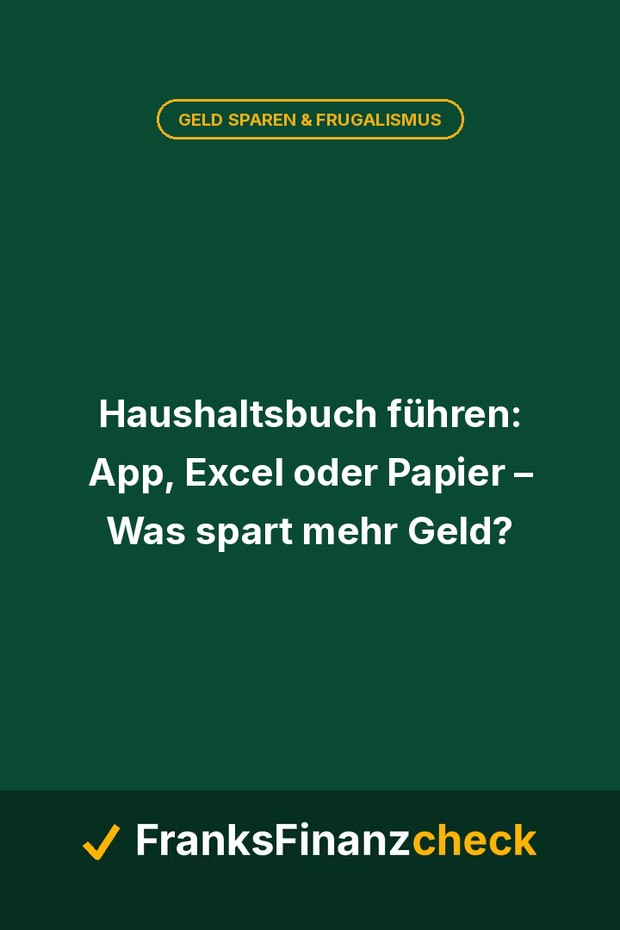
#> input picture images/covers/avif/2026-08-21-haushaltsbuch-fuehren-app-excel-oder-papier.jpg, 620 x 930 px, found by its file name
$ python -i image_optimizer.py   (imports and definitions only)
#> lines starting #> are read from the running program, lines starting #| are printed output that depends on the picture
### scripts/ki_provenienz.py
#!/usr/bin/env python3
"""KI-Provenienz – eine Wahrheit, alle Kanäle (#1028, Frist 02.12.2026).

WARUM DIESE DATEI EXISTIERT
---------------------------
Die maschinenlesbare Kennzeichnung lag seit dem 05.11.2026 auf vier Kanälen
(HTML-Kopf, schema.org, Bildattribut, IPTC-Feld in der Bilddatei). Die
Nachmessung am 07.11.2026 auf dem gebauten Bestand (406 Seiten) hat gezeigt,
dass die Wache dahinter drei blinde Flecken hatte – und alle drei sind
Deckungsfehler, keine Geschmacksfragen:

  · Das Gate zählte nur `content/posts`. Sechs Ratgeber-Seiten unter
    `content/pillar/` deklarierten `ai-generated-scope: audio`, ohne dass
    irgendeine Regel hinsah (78 von 109 regulären Seiten waren gedeckt).
  · Regel M4 („Kanaltreue") verglich das Meta-Signal gegen EINEN sichtbaren
    Anker: `data-ff-ki-label`, den Text-Hinweis. Die Tonspur hatte keinen
    sichtbaren Anker, weil es keinen gab – 84 Seiten spielten eine
    synthetische Stimme aus, 0 nannten sie beim Namen.
  · Der RSS-Feed, die Quelle des Pinterest-Auto-Publish, verteilte 50 Artikel
    weiter, ohne eine einzige Herkunftsangabe.

Diese Datei ist der gemeinsame Kern aus dem beide Seiten leben: die Wache
(`scripts/ki_provenienz_gate.py`, Regeln M1–M7) und der Selbstheilungs-Lauf
(`.github/workflows/ki-provenienz-wache.yml`). Vokabular, Anker, Pfade und
Heilregeln stehen hier genau einmal – wer einen Kanal anfasst, ändert eine
Datei und nicht drei.

EHRLICHE GRENZE (steht so auch in docs/KI-TRANSPARENZ-ABNAHME.md)
-----------------------------------------------------------------
Art. 50 Abs. 2 KI-VO ist eine Pflicht des ANBIETERS des generativen Systems.
Was hier geprüft und geheilt wird, ist die Betreiberebene: die eigene,
dokumentierte, maschinenlesbare Angabe und ihr sichtbares Gegenstück. Ein
grüner Lauf ist kein Herkunftsbeweis, kein Wasserzeichen, keine C2PA-Signatur
und keine Erfüllung der Anbieterpflicht.

Aufruf (als Bibliothek; CLI lebt im Gate)
-----------------------------------------
    from ki_provenienz import seiten, signale, kanal_vertrag, heilen
"""
from __future__ import annotations

import hashlib
import json
import os
import re
import subprocess
import sys
from dataclasses import dataclass, field
from datetime import date, datetime, timezone
from html.parser import HTMLParser
from pathlib import Path
from urllib.parse import quote, urljoin, urlsplit

ROOT = Path(__file__).resolve().parents[1]

# --------------------------------------------------------------------------
#  VOKABULAR – genau einmal, für Vorlagen und Wache zugleich
# --------------------------------------------------------------------------

#: Schutzvertrag für die konkret überwachte Bestandsfrist. Eine Änderung der
#: Rechtslage verlangt eine bewusste gemeinsame Anpassung des Kalenders.
FRIST_ID = "ki-vo-kennzeichnung-bestand"
FRIST_DATUM = "2026-12-02"

#: Reihenfolge ist Vertrag: `delimit` im Template erzeugt „text,image,audio".
MODALITAETEN = ("text", "image", "audio")

#: Sichtbarer Anker je Modalität im gebauten HTML. Fehlt der Anker, ist die
#: Modalität maschinenlesbar deklariert, aber für Menschen unsichtbar – genau
#: das verbietet Regel M4 (Kanaltreue).
ANKER = {
    "text": "data-ff-ki-label",
    "image": "data-ff-ki-image-label",
    "audio": "data-ff-ki-voice-label",
}

#: Namensraum der Betreiberangabe im Feed. XML-Namensräume sind Bezeichner,
#: keine Adressen; dokumentiert in docs/KI-TRANSPARENZ-ABNAHME.md §3b.
NAMESPACE = "https://franksfinanzcheck.de/ns/ki-provenance/1.0/"
NAMESPACE_KURZ = "ffki"

#: Ergänzende Angaben auf Verbreitungswegen. Sie unterscheiden Zielartikel,
#: dessen Cover und einen separat generierten Pin-Text. Die Präsenz in einem
#: Payload beweist weder eine Anbieter-Markierung noch die Plattformanzeige.
SOCIAL_TEXT = "Zielartikel: mit KI erstellt oder bearbeitet."
SOCIAL_BILD = "Zielartikel-Cover: mit KI erstellt oder bearbeitet."
SOCIAL_PIN = "Pin-Text: mit KI erstellt oder bearbeitet."

#: IPTC-Vokabular für die Bild-Erzeugungsart (dieselbe Liste wie in
#: scripts/ki_bild_markierung.py – dort steht sie als ERLAUBTE_TYPEN).
IPTC_VOKABULAR = "http://cv.iptc.org/newscodes/digitalsourcetype/"

IMPRESSUM = "content/impressum/index.md"
IMPRESSUM_ANKER = "{#ki-hinweis}"
HINWEIS_URL = "impressum/#ki-hinweis"
#: Suchmuster für die Überschrift, die den Anker tragen muss. Bewusst weit
#: („Hinweis zu KI … Inhalten"), weil die Formulierung redaktionell ist – die
#: Heilung soll den Anker wieder anbringen, nicht die Überschrift umtexten.
HINWEIS_UEBERSCHRIFT = re.compile(r"^(#{1,6})\s+(.*Hinweis zu KI.*Inhalten.*?)\s*$")

#: Beide RSS-Vorlagen müssen bytgleich bleiben (Hugo zieht je Version die
#: eine oder andere). Regel M7 prüft das, `heilen()` stellt es wieder her.
RSS_QUELLE = "layouts/rss.xml"
RSS_SPIEGEL = "layouts/_default/rss.xml"

#: Die Maschinenlese-Datei für KI-Antwortmaschinen ist ein Erzeugnis des
#: Generators aus dem Live-Bestand (Regel M9): die geprüfte Fassung muss die
#: ausgelieferte sein. Driftet sie – etwa weil Artikel live geschaltet wurden,
#: ohne dass der Generator mitlief – heilt `_llms_heilen()` sie nach.
LLMS_TXT = "static/llms.txt"
LLMS_GENERATOR = "scripts/generate_llms_txt.py"
#: Überschrift des Herkunfts-Abschnitts. Ohne ihn weiß eine Antwortmaschine
#: das Wichtigste nicht (Regel M9, #1028).
LLMS_ABSCHNITT = "KI-Kennzeichnung"
#: Die Angaben, ohne die ein Sprachmodell den Korpus falsch einordnet: Es
#: muss erkennen können, was maschinell entstanden ist, was das NICHT beweist
#: und dass der Zitier-Rahmen weiter gilt. Geprüft wird auf inhaltliche Anker,
#: nicht auf den Wortlaut – der Generator darf den Text umformulieren, aber
#: nicht den Sachverhalt verlieren. Dieselbe Liste ist die Abnahmegrenze der
#: Heilung: Fehlt ein Anker in der frisch erzeugten Fassung, wird sie nicht
#: ausgeliefert, sondern bytegenau zurückgerollt.
LLMS_ANKER = (
    ("ai-generated", "nennt die maschinenlesbare Kennzeichnung nicht"),
    ("DigitalSourceType", "nennt die Erzeugungsart in Bild/Ton nicht"),
    ("Art. 50", "verwechselt Betreiber-Erklärung und Anbieterpflicht"),
    ("kein Herkunftsbeweis", "behauptet mehr, als die Angaben tragen"),
)

LEDGER = "data/ki_provenienz_history.jsonl"
STATE = "data/ki_provenienz_state.json"

BAU = "public"

# Einmal kompiliert, zeilenweise verankert – keine rückverfolgenden Ketten
# auf mehrzeilige Eingaben (Hausregel 6, CLAUDE.md).
_RE_KOPF_ENDE = re.compile(r"^(---|\.\.\.)\s*$")
_RE_ZEILE = re.compile(r"^(\s*)([A-Za-z0-9_.\-]+):\s*(.*?)\s*$")
_RE_LISTE = re.compile(r"^\s+-\s+(.*?)\s*$")
_RE_WERT = re.compile(r"^(true|false)$", re.I)


class WerkzeugFehler(RuntimeError):
    """Ein Messwerkzeug fehlt – die Wache ist blind, nicht „grün"."""


# --------------------------------------------------------------------------
#  Frontmatter: zeilenweise, verschachtelt, ohne Abhängigkeiten
# --------------------------------------------------------------------------

# [67 lines left out: functions kopf_von, kopf_zeilen, kopf_baum, pfad_wert, not called in this run]


def wahr(wert: str | None) -> bool:
    return bool(wert) and _RE_WERT.match(wert) is not None and wert.lower() == "true"


# --------------------------------------------------------------------------
#  Bestand: jede reguläre Seite mit ihrem Bauprodukt
# --------------------------------------------------------------------------

@dataclass
class Seite:
    """Eine reguläre Inhaltsseite und was über ihre Herkunft feststeht."""

    pfad: Path
    abschnitt: str
    slug: str
    basis: str                     # URL-Pfad ohne führenden/schließenden /
    ki_text: bool
    ki_bild: bool
    quellentyp: str                # IPTC-Wert, nur wenn belegt
    entwurf: bool
    lesehilfe_aus: bool
    kopf: str = field(default="", repr=False)

    @property
    def bau_pfad(self) -> str:
        return f"{BAU}/{self.basis}/index.html" if self.basis else f"{BAU}/index.html"


# [20 lines left out: function _basis_von, not called in this run]


def seiten(root: Path = ROOT, *, nur_abschnitte: tuple[str, ...] | None = None) -> list[Seite]:
    """Alle regulären Inhaltsseiten – NICHT nur posts/.

    Der Blindfleck bis zum 07.11.2026: `content/pillar/` und `content/werkzeuge/`
    liefen durch keine Regel, obwohl dieselbe Vorlage für sie Signale setzt.
    """
    inhalt = root / "content"
    raus: list[Seite] = []
    if not inhalt.is_dir():
        return raus
    for pfad in sorted(inhalt.rglob("*.md")):
        if pfad.name == "_index.md":
            continue                       # Branch-Bundle: keine reguläre Seite
        try:
            text = pfad.read_text(encoding="utf-8", errors="ignore")
        except OSError:
            continue
        kopf = kopf_von(text)
        if not kopf:
            continue
        rel = pfad.relative_to(inhalt)
        abschnitt = rel.parts[0] if len(rel.parts) > 1 else rel.stem
        if nur_abschnitte and abschnitt not in nur_abschnitte:
            continue
        raus.append(Seite(
            pfad=pfad,
            abschnitt=abschnitt,
            slug=pfad.parent.name if pfad.name == "index.md" else pfad.stem,
            basis=_basis_von(rel, pfad, kopf),
            ki_text=wahr(pfad_wert(kopf, ("ai_generated",))),
            ki_bild=wahr(pfad_wert(kopf, ("cover", "ai_generated"))),
            quellentyp=(pfad_wert(kopf, ("cover", "ki_pruefung", "digital_source_type")) or ""),
            entwurf=wahr(pfad_wert(kopf, ("draft",))),
            lesehilfe_aus=wahr(pfad_wert(kopf, ("hideReaderToolbar",))),
            kopf=kopf,
        ))
    return raus


# --------------------------------------------------------------------------
#  Bauprodukt: was tatsächlich ausgeliefert wird
# --------------------------------------------------------------------------

_VOID_TAGS = frozenset({"area", "base", "br", "col", "embed", "hr", "img", "input",
                        "link", "meta", "param", "source", "track", "wbr"})
_ANZEIGETEXTE = {
    "text": ("mit ki erstellt oder bearbeitet",),
    "image": ("bild mit ki erstellt oder bearbeitet",),
    "audio": ("ki-stimme", "ai voice"),
}


class _DokumentSignale(HTMLParser):
    """Tatsächliche Elemente statt Treffer in Kommentaren oder fremden Links.

    HTMLParser berücksichtigt unquotierte/minifizierte Attribute. Versteckte
    oder leere Marker zählen nicht als Hinweis. CSS und Screenreader-Verhalten
    sind damit nicht nachgewiesen und bleiben Teil der Live-Abnahme.
    """

    # [225 lines left out: functions __init__, handle_starttag, handle_startendtag, handle_endtag, handle_data, signale and 3 more, not called in this run]


def social_cover_original(kopf: str, root: Path | None = None) -> Path | None:
    """Belegtes KI-Original oder None bei unbekannter/anderer Herkunft."""
    return _social_fakten(kopf, root)[2]


# [145 lines left out: functions social_hinweis, social_beschreibung_pruefen, social_post_quelle, social_artikel_quelle, social_ziel_pruefen, social_bild_pruefen and 1 more, not called in this run]


def feed_pfad(root: Path = ROOT) -> Path:
    return root / BAU / "index.xml"


# [62 lines left out: function feed_daten, not called in this run]


def feed_items(pfad: Path) -> list[dict]:
    """Items des gebauten Feeds; widersprüchliche Einzelwerte bleiben sichtbar."""
    return feed_daten(pfad)[0]


# [12 lines left out: functions feed_kanal_angabe, _slug_aus_url, not called in this run]


# --------------------------------------------------------------------------
#  Vorlagen- und Bestandsvertrag (Regeln M2, M6, M7)
# --------------------------------------------------------------------------

@dataclass
class Vertrag:
    """Eine Stelle, die stimmen muss – samt Weg, sie wiederherzustellen."""

    regel: str
    datei: str
    nadel: str
    meldung: str
    heilbar: str = ""          # "neu" | "spiegel" | "anker" | "" (nur melden)


# [65 lines left out: functions kanal_vertrag, rss_spiegel_abweichung, not called in this run]


# --------------------------------------------------------------------------
#  Bildbestand: abgeleitete Formate eines deklarierten KI-Originals
# --------------------------------------------------------------------------

#: Spiegel von RESPONSIVE_WIDTHS in scripts/image_optimizer.py.
BREITEN = ("360", "480", "620", "720")


# [26 lines left out: function abgeleitete_pfade, not called in this run]


def ki_originale(root: Path = ROOT) -> list[Seite]:
    """Seiten, deren Cover ausdrücklich als KI-Bild deklariert ist."""
    return [s for s in seiten(root) if s.ki_bild]


# [38 lines left out: functions unmarkierte_ableitungen, social_ableitungen, not called in this run]


# --------------------------------------------------------------------------
#  Register: ungeklärte Herkunft (offener Punkt 3 aus #1028)
# --------------------------------------------------------------------------

def register(root: Path = ROOT) -> dict[str, set[str]]:
    """Das Register der gewählten Repository-Wurzel lesen."""
    return register_datei(root / "data" / "ki_kennzeichnung.yaml")


# [51 lines left out: functions register_datei, ungeklaert, not called in this run]


# --------------------------------------------------------------------------
#  Zustand und Beleg-Ledger
# --------------------------------------------------------------------------

def _jetzt() -> str:
    return datetime.now(timezone.utc).strftime("%Y-%m-%dT%H:%M:%SZ")


# [170 lines left out: functions state_lesen, state_schreiben, ledger, _git_sha, heilen, llms_mangel, not called in this run]


#: Pflichtanker der KI-Herkunftsaussage – abgeleitet aus dem Vokabular oben,
#: nicht doppelt gepflegt. Zwei Kopien würden auseinanderlaufen: Die Prüfung
#: forderte dann einen Anker, den die Heilung nicht kennt, oder umgekehrt.
_LLMS_PFLICHT_ANKER = (LLMS_ABSCHNITT,) + tuple(anker for anker, _ in LLMS_ANKER)


def _llms_hat_pflichtanker(text: str) -> bool:
    """Prüft, ob llms.txt alle Pflichtanker der KI-Herkunftsaussage trägt."""
    return not llms_mangel(text)


# [200 lines left out: functions llms_drift, _llms_heilen, _anker_einsetzen, abhaengigkeiten, werkzeugbefund_melden, not called in this run]


# [5 lines that do not run on import are left out]

### scripts/image_optimizer.py
#!/usr/bin/env python3
"""FranksFinanzcheck Image Optimizer – responsive Bilder auf Agentur-Niveau.

Was das Tool automatisch erledigt:
- erzeugt mobile/Desktop-Bildbreiten für Cover: 360, 480, 620, 720 px
- erzeugt moderne Formate: AVIF + WebP + JPEG-Fallback
- hält 1000px-AVIF/WebP für OG/Fallback vor, bietet sie aber nicht im normalen
  srcset an (siehe cover.html)
- prüft echte Dateiformate per Magic Bytes (keine Fake-.avif/.webp mehr)
- schreibt ein Manifest mit Dateigrößen für Audits

Nutzung:
    python3 scripts/image_optimizer.py --fix
    python3 scripts/image_optimizer.py --check
    python3 scripts/image_optimizer.py --json
"""
from __future__ import annotations

import argparse
import json
import os
import sys
from dataclasses import dataclass, asdict
from pathlib import Path
from typing import Iterable

try:
    from PIL import Image
except ImportError as exc:  # pragma: no cover
    raise SystemExit("FEHLER: Pillow fehlt – installiere: pip install pillow pillow-avif-plugin") from exc

try:
    import pillow_avif  # noqa: F401 – registriert AVIF in älteren Pillow-Versionen
except ImportError:
    pass  # Pillow ab Version 11 unterstützt AVIF auch ohne separates Plugin.

# Entscheidend ist der tatsächlich verfügbare Encoder, nicht der Import des
# optionalen Plugins. Andernfalls meldet der Heiler Erfolg, obwohl das Audit
# weiterhin alle AVIFs vermisst (Issue #1208).
# [1 line not run here, left out]
AVIF_OK = "AVIF" in Image.SAVE

BLOG_DIR = Path(__file__).resolve().parents[1]
STATIC_IMAGES = BLOG_DIR / "static" / "images"
COVERS_DIR = STATIC_IMAGES / "covers"
MANIFEST = BLOG_DIR / "data" / "image_optimizer_manifest.json"

# Zielbreiten passend zum Layout:
# 360/480 = Mobile, 620 = Listen/Desktop, 720 = Single/Desktop.
RESPONSIVE_WIDTHS = (360, 480, 620, 720)
FULL_WIDTH = 1000
JPEG_QUALITY = 82
WEBP_QUALITY = 78
AVIF_QUALITY = 45

GENERATED_DIR_NAMES = {"360", "480", "620", "720", "webp", "avif"}
SUPPORTED_SOURCE_SUFFIXES = {".jpg", ".jpeg", ".png"}


@dataclass
class Variant:
    path: str
    width: int
    height: int
    format: str
    bytes: int


@dataclass
class OptimizedImage:
    source: str
    source_width: int
    source_height: int
    variants: list[Variant]


def rel(path: Path) -> str:
    return path.relative_to(BLOG_DIR).as_posix()


# [17 lines left out: functions is_generated_path, cover_sources, not called in this run]


# --------------------------------------------------------------------------
#  KI-ORIGINALE BLEIBEN UNANGETASTET (#1028, 07.11.2026)
# --------------------------------------------------------------------------
#  Befund: Dieser Optimizer kannte `cover.ai_generated` nicht. Für ein als
#  KI deklariertes Cover hätte er JPEG/WebP/AVIF-Ableitungen in fünf Breiten
#  erzeugt – alle öffentlich erreichbar unter /images/covers/, keine mit der
#  IPTC-Markierung des Originals (die Ableitungen werden neu enkodiert, dabei
#  fällt jedes XMP-Paket weg). cover.html liefert deklarierte Originale
#  bewusst OHNE Umkodierung aus; die Ableitungen wären also weder verlinkt
#  noch gekennzeichnet gewesen – genau die Klasse „Markierung auf dem
#  Verbreitungsweg verloren", die der Verhaltenskodex der Kommission vom
#  10.06.2026 ausschließen will.
#
#  Regel: Ein deklariertes Original wird hier nicht angefasst. Vorhandene
#  Ableitungen meldet --check und entfernt scripts/ki_provenienz_gate.py
#  --heilen mit Belegzeile (Regel M6).
_KI_ORIGINAL_CACHE: frozenset[Path] | None = None
KI_ORIGINAL_UEBERSPRUNGEN: list[str] = []


def ki_originale(root: Path | None = None) -> frozenset[Path]:
    """Pfade aller Cover, die `cover.ai_generated: true` tragen.

    Quelle der Wahrheit ist scripts/ki_provenienz.py (dieselbe Datei, aus der
    auch das Provenienz-Gate liest) – kein zweiter Pflegeort für dieselbe
    Frage. Schlägt das Laden fehl, wird NICHT still weiteroptimiert: Ein
    Optimizer, der die Kennzeichnungspflicht nicht kennt, erzeugt Beweismittel
    gegen sich selbst. Fail-closed, wie beim Pillow-Import oben.
    """
    global _KI_ORIGINAL_CACHE
    if _KI_ORIGINAL_CACHE is not None:
        return _KI_ORIGINAL_CACHE
    basis = Path(root) if root else BLOG_DIR
    sys.path.insert(0, str(basis / "scripts"))
    try:
        import ki_provenienz  # noqa: PLC0415  (bewusst verzögert)
    except ImportError as exc:
        raise SystemExit(
            "FEHLER: scripts/ki_provenienz.py nicht ladbar – der Bild-Optimizer "
            "kann deklarierte KI-Originale nicht erkennen und läuft deshalb "
            f"nicht an (fail-closed, Regel M6): {exc}") from exc
    static = basis / "static"
    raus = set()
    for seite in ki_provenienz.seiten(basis):
        if not seite.ki_bild:
            continue
        original = ki_provenienz.pfad_wert(seite.kopf, ("cover", "image")) or ""
        if not original:
            continue
        pfad = (static / original.lstrip("/")).resolve()
        raus.add(pfad)
    _KI_ORIGINAL_CACHE = frozenset(raus)
    return _KI_ORIGINAL_CACHE


def ist_ki_original(source: Path) -> bool:
    try:
        return source.resolve() in ki_originale()
    except OSError:
        return False


# [21 lines left out: function ki_ableitungen, not called in this run]


def ki_ableitungen_vorhanden(source: Path) -> list[str]:
    return ki_ableitungen(source, vorhanden=True)


def resize_to_width(img: Image.Image, width: int) -> Image.Image:
    src_w, src_h = img.size
    if width >= src_w:
        return img.copy()
    height = round(src_h * width / src_w)
    return img.resize((width, height), Image.LANCZOS)


def save_jpeg(img: Image.Image, path: Path) -> None:
    path.parent.mkdir(parents=True, exist_ok=True)
    img.convert("RGB").save(path, "JPEG", quality=JPEG_QUALITY, optimize=True, progressive=True)


def save_webp(img: Image.Image, path: Path) -> None:
    path.parent.mkdir(parents=True, exist_ok=True)
    img.convert("RGB").save(path, "WEBP", quality=WEBP_QUALITY, method=6)


# [5 lines left out: function save_avif, not called in this run]


def variant_info(path: Path, width: int, height: int, fmt: str) -> Variant:
    return Variant(path=rel(path), width=width, height=height, format=fmt, bytes=path.stat().st_size)


def optimize_cover_image(source: str | Path, image: Image.Image | None = None, force: bool = False) -> list[str]:
    """Erzeugt Varianten für ein Cover und gibt relative Pfade zurück."""
#> called with force = False
    source = Path(source)
    if not source.is_absolute():
        source = BLOG_DIR / source
    if not source.exists() and image is None:
        raise FileNotFoundError(source)

    # KI-VO #1028: Ein als KI deklariertes Cover-Original (cover.ai_generated)
    # wird NICHT umkodiert. Jede Ableitung verlöre das IPTC-XMP-Paket des
    # Originals und wäre trotzdem öffentlich erreichbar – eine unmarkierte
    # Kopie synthetischen Inhalts. cover.html liefert das Original ohnehin
    # unverändert aus, die Ableitungen blieben also Waisendateien.
    if ist_ki_original(source):
        KI_ORIGINAL_UEBERSPRUNGEN.append(rel(source))
        return []

    if image is None:
        with Image.open(source) as original:
#> original is the input picture: PIL image 620x930 RGB; mean R, G, B 18.9, 76.5, 53.5
            img = original.convert("RGB")
    else:
        img = image.convert("RGB")
    src_w, src_h = img.size
#> src_w = 620; src_h = 930
    base_dir = source.parent
    stem = source.stem
    filename = source.name
    made: list[str] = []

    # JPEG-Fallbacks für mobile/desktop Breiten.
    for width in RESPONSIVE_WIDTHS:
        if width > src_w:
            continue
        out = base_dir / str(width) / filename
        if force or not out.exists():
            save_jpeg(resize_to_width(img, width), out)
            made.append(rel(out))
#> after the loop, made = []

    # WebP/AVIF in allen responsiven Breiten + Rootvariante. Die Rolle ist
    # explizit: Ist das Original z. B. genau 720 px breit, brauchen 720/ und
    # der Root zwei Pfade mit derselben Breite. Ein Vergleich nur der Breite
    # behandelte früher beide Durchläufe als Root und ließ 720/ ewig fehlen.
    groessen = [(w, False) for w in RESPONSIVE_WIDTHS]
    groessen.append((min(FULL_WIDTH, src_w), True))
    for width, ist_root in groessen:
        if width > src_w:
            continue
        resized = resize_to_width(img, width)
        if ist_root:
            webp = base_dir / "webp" / f"{stem}.webp"
            avif = base_dir / "avif" / f"{stem}.avif"
        else:
            webp = base_dir / "webp" / str(width) / f"{stem}.webp"
            avif = base_dir / "avif" / str(width) / f"{stem}.avif"
        if force or not webp.exists():
            save_webp(resized, webp)
            made.append(rel(webp))
        if AVIF_OK and (force or not avif.exists()):
            save_avif(resized, avif)
            made.append(rel(avif))
#> this loop made 5 passes
#> pass 1, in optimize_cover_image, `resized = resize_to_width(img, width)`:
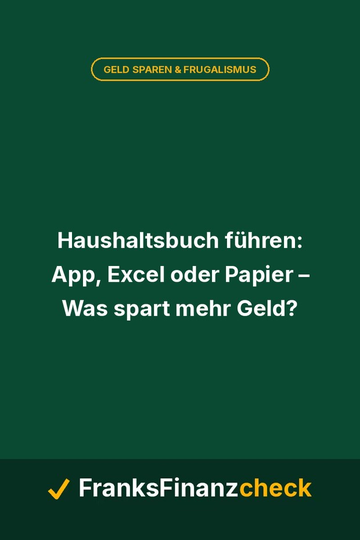
#> resized: PIL image 360x540 RGB; mean R, G, B 18.9, 76.4, 53.4
    return made


# [157 lines left out: functions looks_like_avif, looks_like_webp, expected_variants, remove_misplaced_modern_files, check_sources, build_manifest and 2 more, not called in this run]


# [2 lines not run here, left out]

>>> result = optimize_cover_image('../images/covers/avif/2026-08-21-haushaltsbuch-fuehren-app-excel-oder-papier.jpg')
#> result = []
